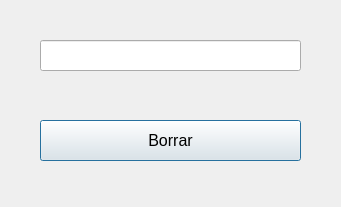
<?xml version="1.0" encoding="UTF-8"?>
<ui version="4.0">
 <class>ventanaDialogo</class>
 <widget class="QDialog" name="ventanaDialogo">
  <property name="geometry">
   <rect>
    <x>0</x>
    <y>0</y>
    <width>341</width>
    <height>207</height>
   </rect>
  </property>
  <property name="windowTitle">
   <string>Borrado</string>
  </property>
  <widget class="QLineEdit" name="line_texto">
   <property name="geometry">
    <rect>
     <x>40</x>
     <y>40</y>
     <width>261</width>
     <height>31</height>
    </rect>
   </property>
   <property name="font">
    <font>
     <pointsize>12</pointsize>
    </font>
   </property>
   <property name="text">
    <string/>
   </property>
  </widget>
  <widget class="QPushButton" name="boton_borrar">
   <property name="geometry">
    <rect>
     <x>40</x>
     <y>120</y>
     <width>261</width>
     <height>41</height>
    </rect>
   </property>
   <property name="font">
    <font>
     <pointsize>12</pointsize>
    </font>
   </property>
   <property name="text">
    <string>Borrar</string>
   </property>
  </widget>
 </widget>
 <resources/>
 <connections>
  <connection>
   <sender>boton_borrar</sender>
   <signal>clicked()</signal>
   <receiver>line_texto</receiver>
   <slot>clear()</slot>
   <hints>
    <hint type="sourcelabel">
     <x>161</x>
     <y>149</y>
    </hint>
    <hint type="destinationlabel">
     <x>163</x>
     <y>59</y>
    </hint>
   </hints>
  </connection>
 </connections>
</ui>
